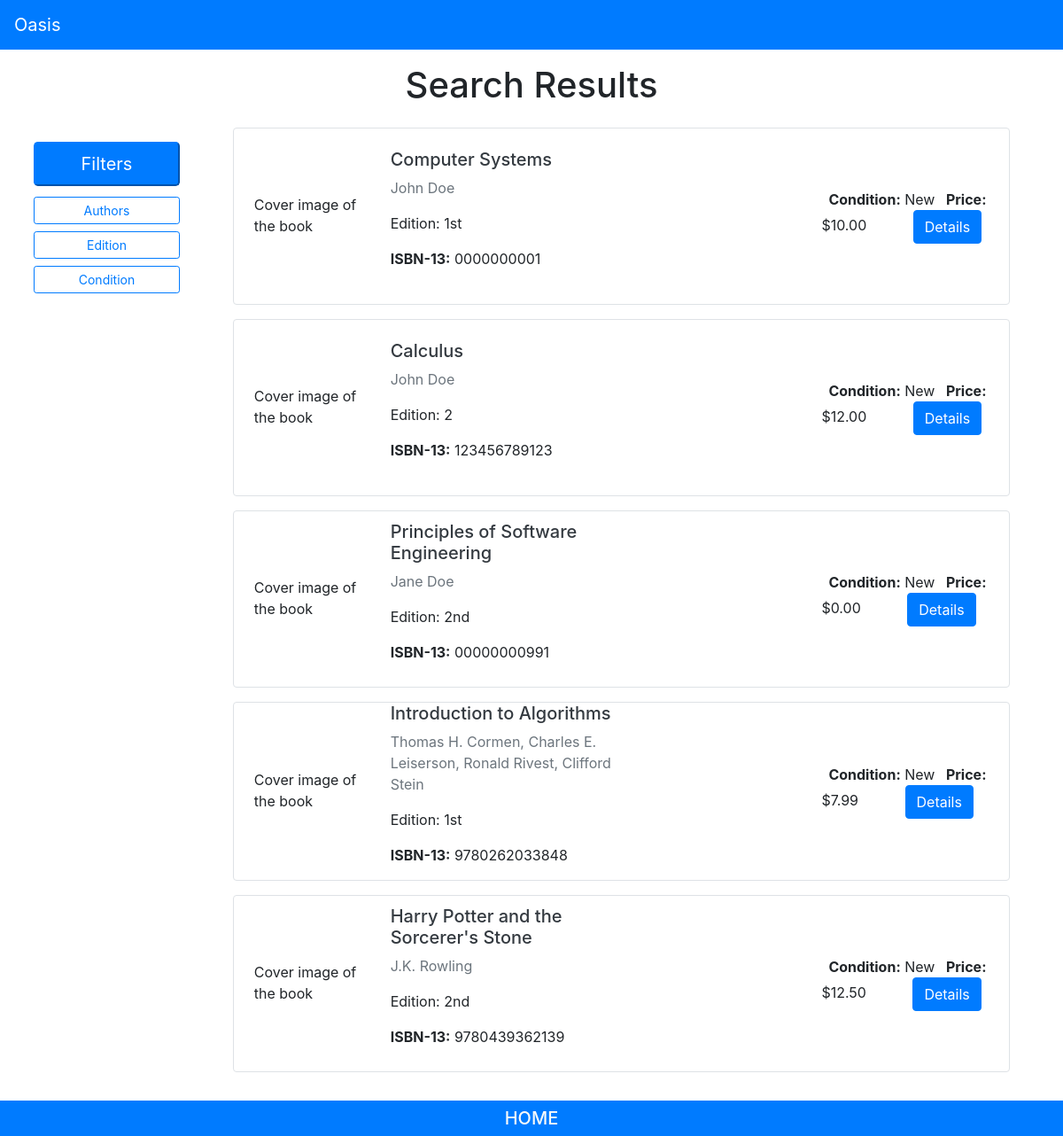
/pages/listings/, run on an earlier commit of the app's database.
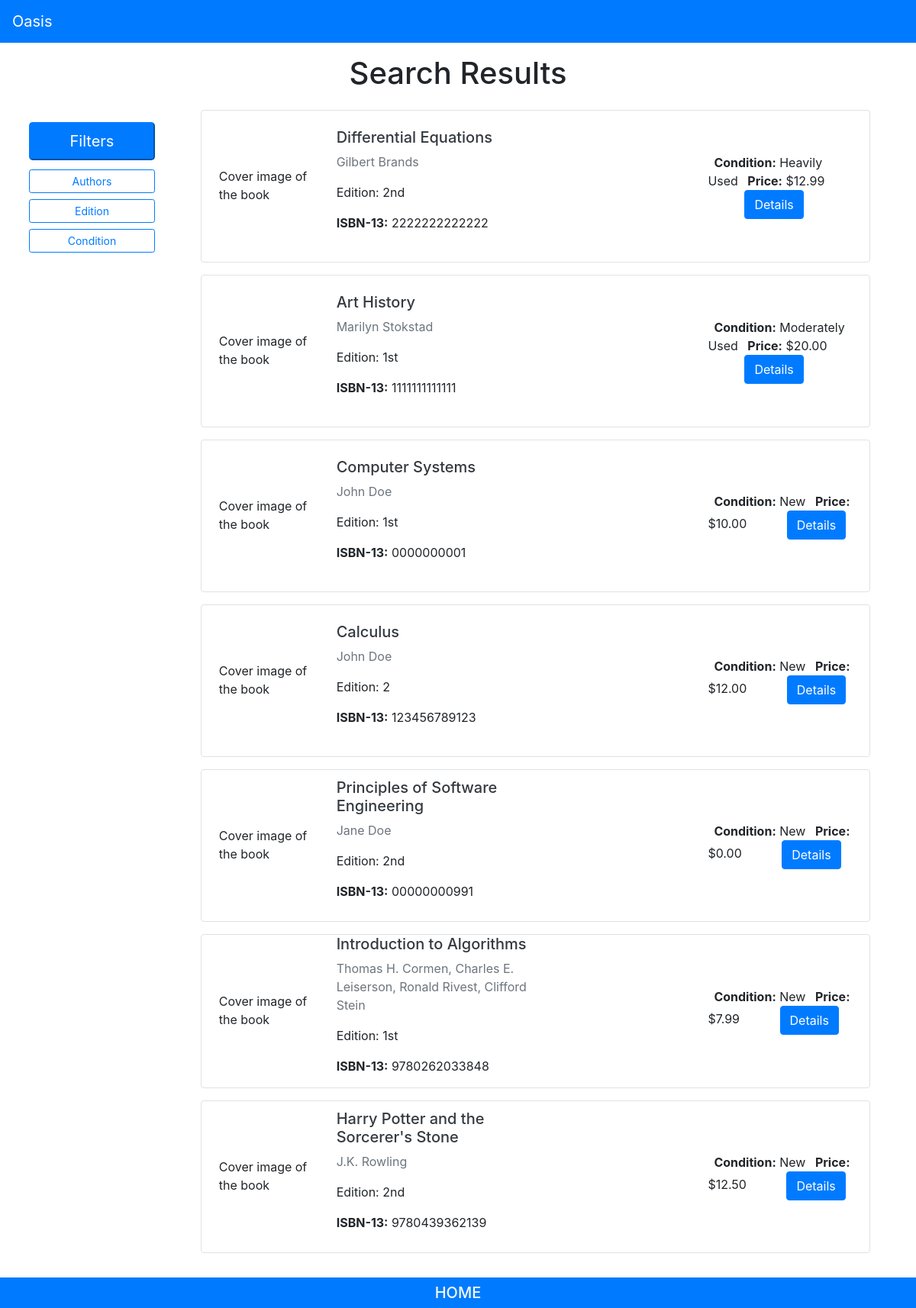
And on a later commit of the database.
### pages/models.py (models this page shows, shortened)
class Listing(models.Model):
    id = models.UUIDField(primary_key=True, default=uuid.uuid4, help_text='unique id for this listing')
    book = models.ForeignKey('Book', on_delete=models.RESTRICT, null=True)
    date_added = models.DateTimeField(auto_now_add=True)
    user = models.ForeignKey(User,
                        default = 1,
                        null = True,
                        on_delete = models.SET_NULL
                        )
    price= models.DecimalField(max_digits=10, decimal_places=2)
    hide_listing = models.BooleanField(default=False)
    times_reported = models.SmallIntegerField(default=0)
    report = models.ForeignKey('ReportListing',null = True, on_delete = models.SET_NULL)
    condition = models.CharField(
        max_length=1,
        choices=CONDITION,
        blank=True,
        default=1,
        help_text='Book condition',
    )
    class Meta:
        ordering = ['-date_added']
    def get_absolute_url(self):
        return reverse('listings-detail', args=[str(self.id)])

class Book(models.Model):
    title = models.CharField(max_length=200)
    author = models.CharField(max_length=100)
    isbn = models.CharField('ISBN', max_length=13, unique=True, help_text='13 Character <a href="https://www.isbn-international.org/content/what-isbn">ISBN number</a>')
    edition = models.CharField(max_length=5) #length here assumes no more than 999th edition -- seems like a reasonable assumption
    pub_year = models.SmallIntegerField()

### pages/views.py (the view)
# urls.py: path('listings/', views.ListingView.as_view(), name='listings'),
class ListingView(generic.ListView):
    model = Listing
    context_object_name = 'listing_view'
    queryset = Listing.objects.all()
    template_name = 'listings_view.html'  # Specify your own template name/location
    def get_queryset(self, *args, **kwargs):
        val = self.request.GET.get("q")
        if val:
            queryset = Listing.objects.filter(
                Q(book__title__icontains=val) |
                Q(book__author__icontains=val) |
                Q(book__isbn__icontains=val)
                ).distinct()
            for i in NumSearch.objects.all():
                i.count = i.count + 1
                i.save()
        else:
            queryset = Listing.objects.all()
        condition_field = self.request.GET.get('condition_field')
        if condition_field is None:
            queryset = queryset
        else:
            queryset = queryset.filter(condition=condition_field)
        return queryset
    def get_context_data(self, *args, **kwargs):
        context = super().get_context_data(*args, **kwargs)
        context['form'] = FilterForm(initial={
            'condition_field': self.request.GET.get('condition_field', ''),
        })
        return context

### cart/context_processors.py (called while the page is built)
def cart(request):
     return {'cart': Cart(request)}

### pages/templates/listings_view.html (shortened to what this page needs)
{% extends "base.html" %}
{% block content %}
<div class="text-center">
  <h1>Search Results</h1>
</div>
<div class="row">
  <div class="col-12 col-lg-12 py-2 mx-auto">
  </div>
</div>
<div class="row mx-auto">
  <div class="col-lg-2 ml-2 py-2 my-2">
    <button class="btn-lg btn-primary mb-2 w-100" type="button" data-toggle="collapse" data-target="#filters" aria-expanded="false" aria-controls="collapseExample">
      Filters
    </button>
    <form class="collapse" id="filters">
      <div>
        <a class="btn btn-sm btn-outline-primary w-100 my-1" data-toggle="collapse" data-target="#authors" aria-expanded="false" aria-controls="authors">
          Authors
        </a>
      </div>
      <div>
        <a class="btn btn-sm btn-outline-primary w-100 my-1" data-toggle="collapse" data-target="#editions" aria-expanded="false" aria-controls="editions">
          Edition
        </a>
      </div>
      <div>
        <a class="btn btn-sm btn-outline-primary w-100 my-1" data-toggle="collapse" data-target="#conditions" aria-expanded="false" aria-controls="conditions">
          Condition
        </a>
      </div>
    </form>
  </div>
  {% if object_list %}
  <div class="col-lg-9 col-md-10 col-sm-12 mx-auto">
    {% for object in object_list %}
    {% if object.hide_listing is False %}
      <div class="row border rounded mb-3" style="min-height: 200px;">
        <div class="col-lg-2 col-md-2 col-sm-12 mx-2 my-auto" style="min-height: 50px;">
          Cover image of the book
        </div>
        <div class="col-lg-4 col-md-5 col-sm-12 my-auto mr-auto">
          <a class="text-decoration-none text-dark" href="{{ object.get_absolute_url }}" ><h5> {{ object.book.title }}</h5></a>
          <p class="text-muted"> {{ object.book.author }}</p>
          <p> Edition: {{ object.book.edition }}</p>
          <p><strong>ISBN-13:</strong> {{ object.book.isbn }}</p>
        </div>
        <div class="my-auto mr-2 col-lg-3 col-md-3 col-sm-12">
          <span class="mx-2"><strong>Condition:</strong> {{object.get_condition_display}}</span>
          <span><strong>Price:</strong> ${{ object.price}}</span>
          <a href="{{ object.get_absolute_url }}" class="btn btn-primary ml-5">Details</a>
        </div>
      </div>
      {% endif %}
      {% endfor %}
    </div>
  </div>
  {% else %}
  <p>There are no current listings.</p>
  {% endif %}
</div>
{% endblock %}

### pages/templates/base.html (shortened to what this page needs)
<!DOCTYPE html>
<html lang="en">
<head>
  <link rel="stylesheet" href="https://cdn.jsdelivr.net/npm/bootstrap@4.5.3/dist/css/bootstrap.min.css">
</head>
<body class="d-flex flex-column min-vh-100">
  {% block sidebar %}
  <nav class="navbar navbar-expand-lg navbar-dark bg-primary sticky-top mb-3">
      <a class="navbar-brand" href="{% url 'index' %}">Oasis</a>
    </nav>
    {% endblock %}
    <div class="col-sm-12 col-lg-12 col-md-12 mb-3">
      {% block content %}{% endblock %}
    {% block footer %}
    <footer class="page-footer font-small pt-2 bg-primary mt-auto">
      <div class="container-fluid text-center">
        <div class="row justify-content-center">
          <div class="col-md-2 mb-md-0 mb-3">
            <a class="text-decoration-none text-light" href="{% url 'index' %}"><h5>HOME</h5></a>
          </div>
        </div>
      </footer>
      {% endblock %}
    </body>
    </html>

What changed in the data, as far as the page shows it:
added Listing: book "Differential Equations", book.author "Gilbert Brands", book.edition "2nd", book.isbn "2222222222222", condition "Heavily Used", price "12.99"
added Listing: book "Art History", book.author "Marilyn Stokstad", book.edition "1st", book.isbn "1111111111111", condition "Moderately Used", price "20.00"
